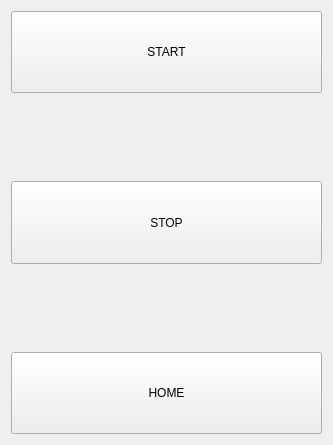
<?xml version="1.0" encoding="UTF-8"?>
<ui version="4.0">
 <class>MicoButtonsWidget</class>
 <widget class="QWidget" name="MicoButtonsWidget">
  <property name="geometry">
   <rect>
    <x>0</x>
    <y>0</y>
    <width>333</width>
    <height>445</height>
   </rect>
  </property>
  <property name="sizePolicy">
   <sizepolicy hsizetype="Expanding" vsizetype="Expanding">
    <horstretch>0</horstretch>
    <verstretch>0</verstretch>
   </sizepolicy>
  </property>
  <property name="acceptDrops">
   <bool>true</bool>
  </property>
  <property name="windowTitle">
   <string>MicoButtons</string>
  </property>
  <layout class="QHBoxLayout" name="horizontalLayout">
   <item>
    <layout class="QVBoxLayout" name="verticalLayout">
     <item>
      <widget class="QPushButton" name="qt_start_btn">
       <property name="sizePolicy">
        <sizepolicy hsizetype="Minimum" vsizetype="MinimumExpanding">
         <horstretch>0</horstretch>
         <verstretch>0</verstretch>
        </sizepolicy>
       </property>
       <property name="text">
        <string>START</string>
       </property>
      </widget>
     </item>
     <item>
      <spacer name="verticalSpacer_3">
       <property name="orientation">
        <enum>Qt::Vertical</enum>
       </property>
       <property name="sizeHint" stdset="0">
        <size>
         <width>20</width>
         <height>40</height>
        </size>
       </property>
      </spacer>
     </item>
     <item>
      <widget class="QPushButton" name="qt_stop_btn">
       <property name="sizePolicy">
        <sizepolicy hsizetype="Minimum" vsizetype="MinimumExpanding">
         <horstretch>0</horstretch>
         <verstretch>0</verstretch>
        </sizepolicy>
       </property>
       <property name="text">
        <string>STOP</string>
       </property>
      </widget>
     </item>
     <item>
      <spacer name="verticalSpacer">
       <property name="orientation">
        <enum>Qt::Vertical</enum>
       </property>
       <property name="sizeHint" stdset="0">
        <size>
         <width>20</width>
         <height>40</height>
        </size>
       </property>
      </spacer>
     </item>
     <item>
      <widget class="QPushButton" name="qt_home_btn">
       <property name="sizePolicy">
        <sizepolicy hsizetype="Minimum" vsizetype="MinimumExpanding">
         <horstretch>0</horstretch>
         <verstretch>0</verstretch>
        </sizepolicy>
       </property>
       <property name="text">
        <string>HOME</string>
       </property>
      </widget>
     </item>
    </layout>
   </item>
  </layout>
 </widget>
 <resources/>
 <connections/>
</ui>
